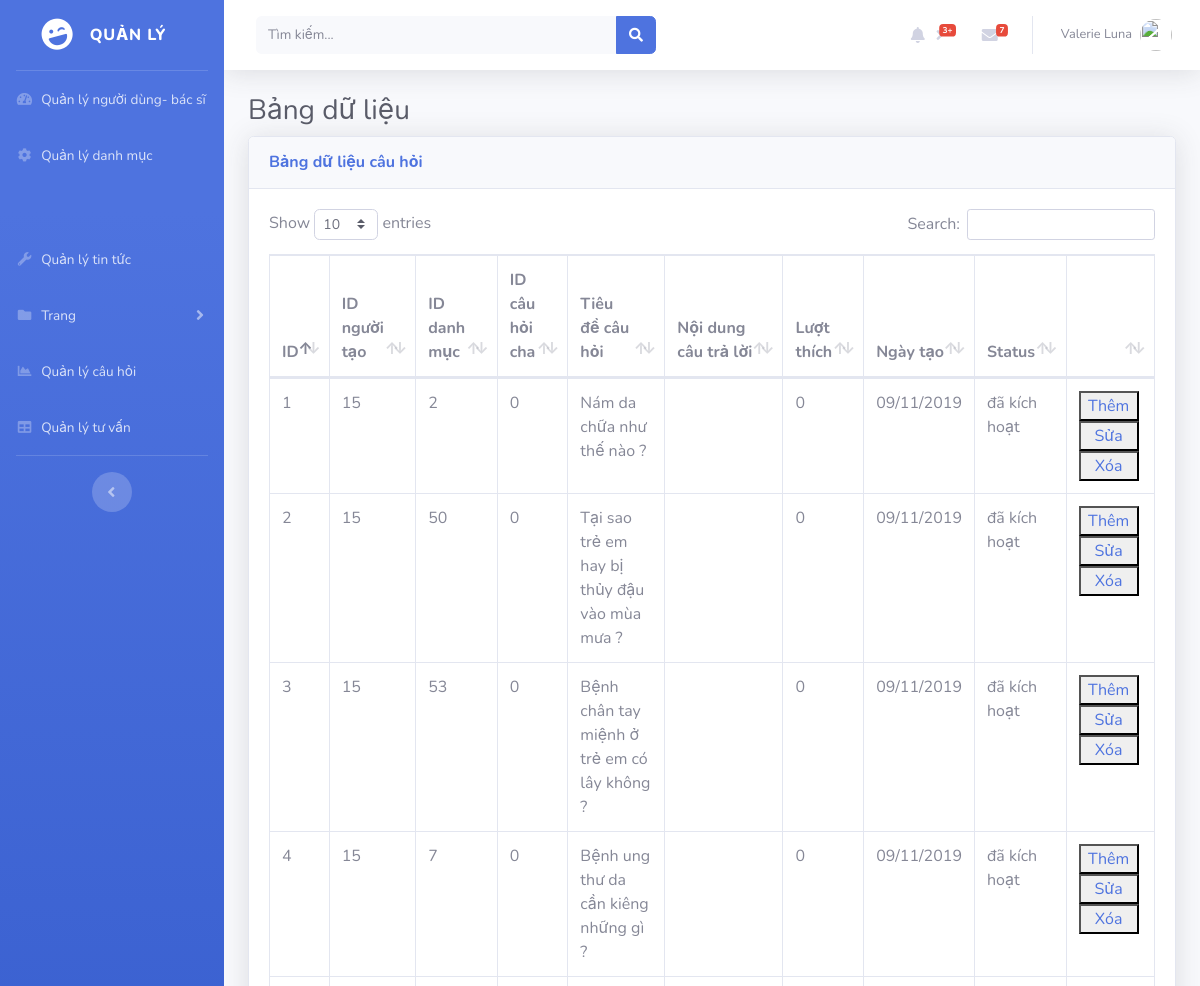
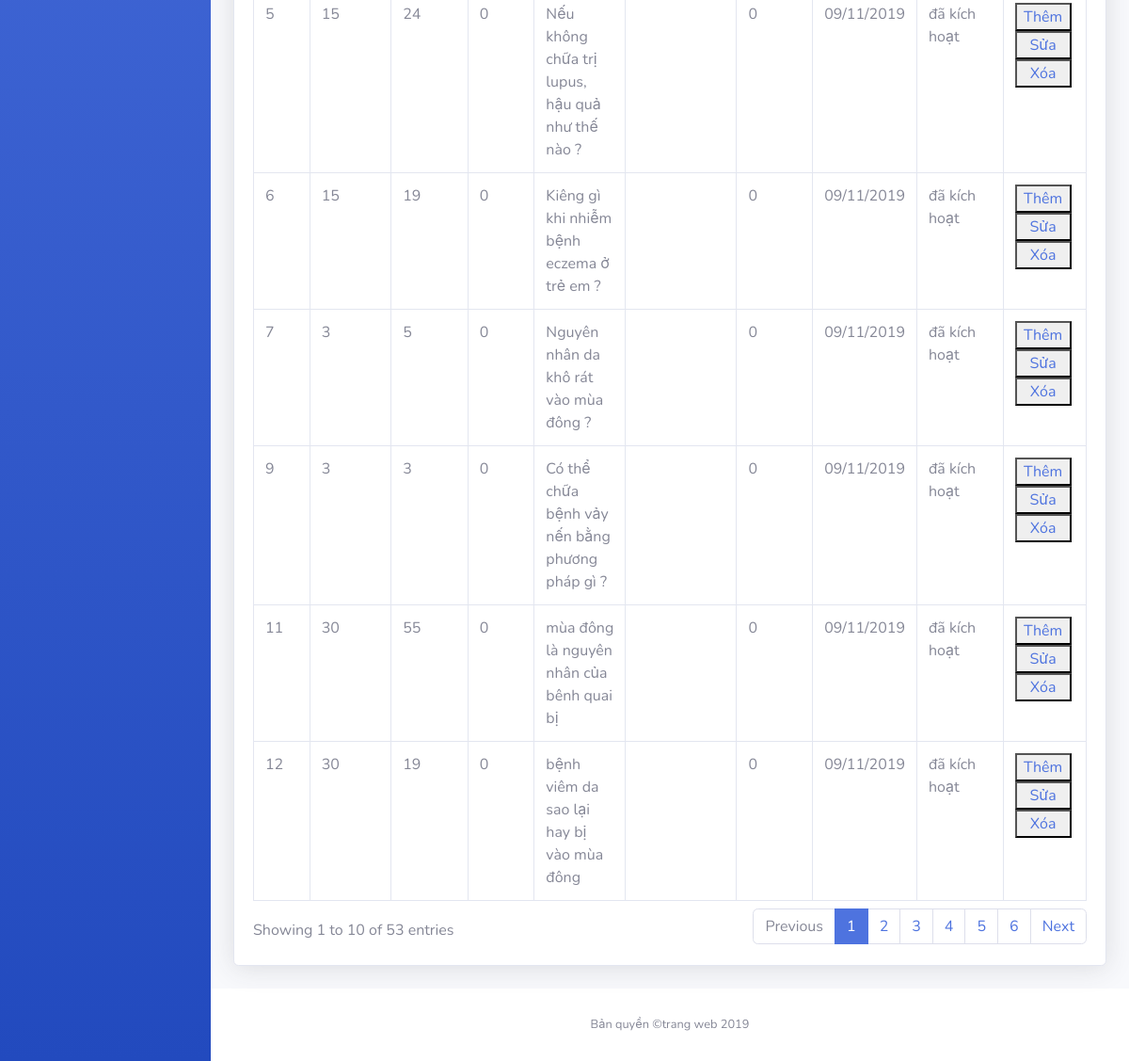
Screenshot of /tables_cauhoi.php with the database file from the repository (2 pictures, top to bottom).
### tables this page shows
CREATE TABLE `qa` (
  `qa_id` int(11) NOT NULL,
  `qa_title` varchar(1000) NOT NULL,
  `category_id` int(11) NOT NULL,
  `qa_content` varchar(3000) NOT NULL,
  `user_id` int(11) NOT NULL,
  `parent_id` int(11) NOT NULL,
  `like_count` int(10) NOT NULL DEFAULT 0,
  `create_date` varchar(11) NOT NULL,
  `status` int(11) NOT NULL DEFAULT 1,
  `topic` int(11) DEFAULT NULL,
  `climate` int(11) DEFAULT NULL,
  `patience` int(11) DEFAULT NULL
);

### tables_cauhoi.php (the view, shortened to what this page needs)
<!DOCTYPE html>
<html lang="en">
<head>
  <link href="vendor/fontawesome-free/css/all.min.css" rel="stylesheet" type="text/css">
  <link href="css/sb-admin-2.min.css" rel="stylesheet">
  <link href="vendor/datatables/dataTables.bootstrap4.min.css" rel="stylesheet">
</head>
<?php
    $conn = connectsql();
    $sql = "SELECT * FROM qa ORDER BY qa_id ASC";
    $query = mysqli_query($conn,$sql);
 ?>
<body id="page-top">
  <div id="wrapper">
    <ul class="navbar-nav bg-gradient-primary sidebar sidebar-dark accordion" id="accordionSidebar">
      <a class="sidebar-brand d-flex align-items-center justify-content-center" href="index.php">
        <div class="sidebar-brand-icon rotate-n-15">
          <i class="fas fa-laugh-wink"></i>
        </div>
        <div class="sidebar-brand-text mx-3">Quản lý <sup></sup></div>
      </a>
      <hr class="sidebar-divider my-0">
      <li class="nav-item">
        <a class="nav-link" href="tables.php">
          <i class="fas fa-fw fa-tachometer-alt"></i>
         <span>Quản lý người dùng- bác sĩ</span></a>
      </li>
       <li class="nav-item">
        <a class="nav-link collapsed" href="tables_danhmuc.php" >
          <i class="fas fa-fw fa-cog"></i>
          <span>Quản lý danh mục</span>
      </li>
      <li class="nav-item">
        <a class="nav-link collapsed" href="tables_tintuc.php">
          <i class="fas fa-fw fa-wrench"></i>
          <span>Quản lý tin tức</span>
        </a>
      </li>
      <li class="nav-item">
        <a class="nav-link collapsed" href="#" data-toggle="collapse" data-target="#collapsePages" aria-expanded="true" aria-controls="collapsePages">
          <i class="fas fa-fw fa-folder"></i>
          <span>Trang</span>
        </a>
      </li>
      <li class="nav-item">
        <a class="nav-link" href="tables_cauhoi.php">
          <i class="fas fa-fw fa-chart-area"></i>
          <span>Quản lý câu hỏi</span></a>
      </li>
      <li class="nav-item">
        <a class="nav-link" href="tables_benh.php">
          <i class="fas fa-fw fa-table"></i>
          <span>Quản lý tư vấn</span></a>
      </li>
      <hr class="sidebar-divider d-none d-md-block">
      <div class="text-center d-none d-md-inline">
        <button class="rounded-circle border-0" id="sidebarToggle"></button>
      </div>
    </ul>
    <div id="content-wrapper" class="d-flex flex-column">
      <div id="content">
        <nav class="navbar navbar-expand navbar-light bg-white topbar mb-4 static-top shadow">
          <form class="d-none d-sm-inline-block form-inline mr-auto ml-md-3 my-2 my-md-0 mw-100 navbar-search">
            <div class="input-group">
              <input type="text" class="form-control bg-light border-0 small" placeholder="Tìm kiếm..." aria-label="Search" aria-describedby="basic-addon2">
              <div class="input-group-append">
                <button class="btn btn-primary" type="button">
                  <i class="fas fa-search fa-sm"></i>
                </button>
              </div>
            </div>
          </form>
          <ul class="navbar-nav ml-auto">
            <li class="nav-item dropdown no-ar mx-1">
              <a class="nav-link dropdown-toggle" href="#" id="alertsDropdown" role="button" data-toggle="dropdown" aria-haspopup="true" aria-expanded="false">
                <i class="fas fa-bell fa-fw"></i>
                <span class="badge badge-danger badge-counter">3+</span>
              </a>
            </li>
            <li class="nav-item dropdown no-arrow mx-1">
              <a class="nav-link dropdown-toggle" href="#" id="messagesDropdown" role="button" data-toggle="dropdown" aria-haspopup="true" aria-expanded="false">
                <i class="fas fa-envelope fa-fw"></i>
                <span class="badge badge-danger badge-counter">7</span>
              </a>
            </li>
            <li class="nav-item dropdown no-arrow">
              <a class="nav-link dropdown-toggle" href="#" id="userDropdown" role="button" data-toggle="dropdown" aria-haspopup="true" aria-expanded="false">
                <span class="mr-2 d-none d-lg-inline text-gray-600 small">Valerie Luna</span>
                <img class="img-profile rounded-circle" src="https://source.unsplash.com/QAB-WJcbgJk/60x60">
              </a>
            </li>
          </ul>
        </nav>
        <div class="container-fluid">
          <h1 class="h3 mb-2 text-gray-800">Bảng dữ liệu</h1>
          <div class="card shadow mb-4">
            <div class="card-header py-3">
              <h6 class="m-0 font-weight-bold text-primary">Bảng dữ liệu câu hỏi</h6>
            </div>
            <div class="card-body">
              <div class="table-responsive">
                <table class="table table-bordered" id="dataTable" width="100%" cellspacing="0">
                  <thead>
                    <tr>
                      <th>ID</th>
                      <th>ID người tạo</th>
                      <th>ID danh mục</th>
                      <th>ID câu hỏi cha</th>
                      <th>Tiêu đề câu hỏi</th>
                      <th>Nội dung câu trả lời</th>
                      <th>Lượt thích</th>
                      <th>Ngày tạo</th>
                      <th>Status</th>
                      <th></th>
                    </tr>
                  </thead>
                  <?php while ($row = mysqli_fetch_array($query)) {?>
                      <tr>
                        <td><?php echo $row['qa_id'];?></td>
                        <td><?php echo $row['user_id'];?></td>
                         <td><?php echo $row['category_id'];?></td>
                        <td><?php echo $row['parent_id'];?></td>
                        <td><?php echo $row['qa_title'];?></td>
                        <td><?php echo $row['qa_content'];?></td>
                        <td><?php echo $row['like_count'];?></td>
                        <td><?php echo $row['create_date'];?></td>
                        <td><?php $status= $row['status']; if($status==0) echo "Chưa kích hoạt";
                        else echo "đã kích hoạt";?></td>
                         <td>
                          <button type="submit" style="width: 60px;"><a href="add_update_question.php">Thêm</a></button>
                          <button type="submit" style="width: 60px;"><a href="update_qa.php">Sửa </a></button>
                          <button type="submit" style="width: 60px;"><a href="delete_qa.php">Xóa </a></button>
                        </td>
                      </tr>
                  <?php } ?>
                </table>
              </div>
            </div>
          </div>
        </div>
      </div>
      <footer class="sticky-footer bg-white">
        <div class="container my-auto">
          <div class="copyright text-center my-auto">
            <span>Bản quyền &copy;trang web 2019</span>
          </div>
        </div>
      </footer>
    </div>
  </div>
</body>
</html>

### rows the page displays
qa: qa_id "1", user "15", category "2", parent "0", qa_title "Nám da chữa như thế nào ?", like_count "0", create_date "09/11/2019", status "đã kích hoạt"
qa: qa_id "2", user "15", category "50", parent "0", qa_title "Tại sao trẻ em hay bị thủy đậu vào mùa mưa ?", like_count "0", create_date "09/11/2019", status "đã kích hoạt"
qa: qa_id "3", user "15", category "53", parent "0", qa_title "Bệnh chân tay miệnh ở trẻ em có lây không ?", like_count "0", create_date "09/11/2019", status "đã kích hoạt"
qa: qa_id "4", user "15", category "7", parent "0", qa_title "Bệnh ung thư da cần kiêng những gì ?", like_count "0", create_date "09/11/2019", status "đã kích hoạt"
qa: qa_id "5", user "15", category "24", parent "0", qa_title "Nếu không chữa trị lupus, hậu quả như thế nào ?", like_count "0", create_date "09/11/2019", status "đã kích hoạt"
qa: qa_id "6", user "15", category "19", parent "0", qa_title "Kiêng gì khi nhiễm bệnh eczema ở trẻ em ?", like_count "0", create_date "09/11/2019", status "đã kích hoạt"
qa: qa_id "7", user "3", category "5", parent "0", qa_title "Nguyên nhân da khô rát vào mùa đông ?", like_count "0", create_date "09/11/2019", status "đã kích hoạt"
qa: qa_id "9", user "3", category "3", parent "0", qa_title "Có thể chữa bệnh vảy nến bằng phương pháp gì ?", like_count "0", create_date "09/11/2019", status "đã kích hoạt"
qa: qa_id "11", user "30", category "55", parent "0", qa_title "mùa đông là nguyên nhân của bênh quai bị", like_count "0", create_date "09/11/2019", status "đã kích hoạt"
qa: qa_id "12", user "30", category "19", parent "0", qa_title "bệnh viêm da sao lại hay bị vào mùa đông", like_count "0", create_date "09/11/2019", status "đã kích hoạt"
